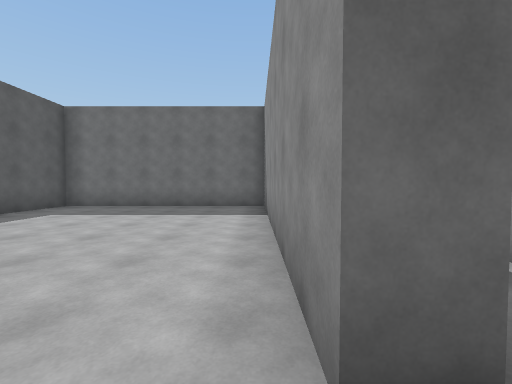
[1] (above)

24 first-person views from a walk through a 3-D level made in the Unity game engine. The camera is 1.4 m above the floor, tilts 2° down and sees 90° across. The floor is counted in squares, 2 m on a side. Each view is taken from the middle of a square. On the plan, view 1 faces up. The plan holds only what a view shows up to about 9 squares ahead; the rest is blank. The place goes on beyond the plan. The player is left out.

[2]
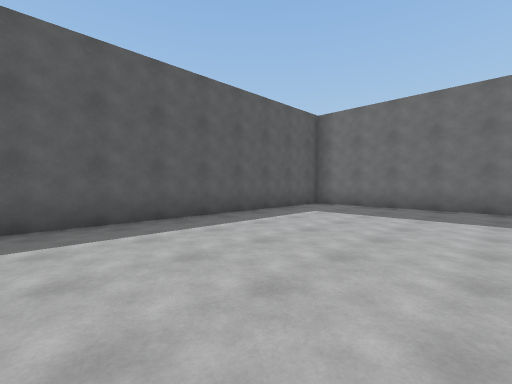

[3]
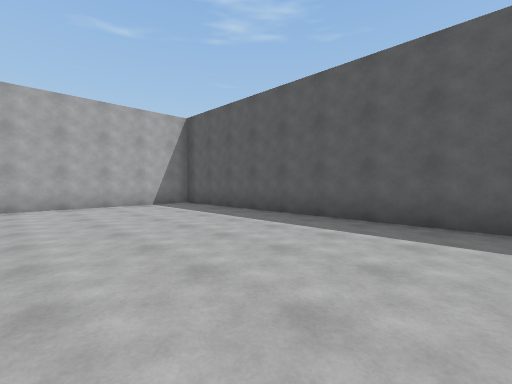

[4]
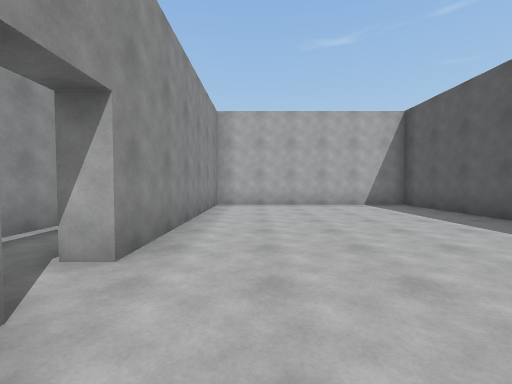

[5]
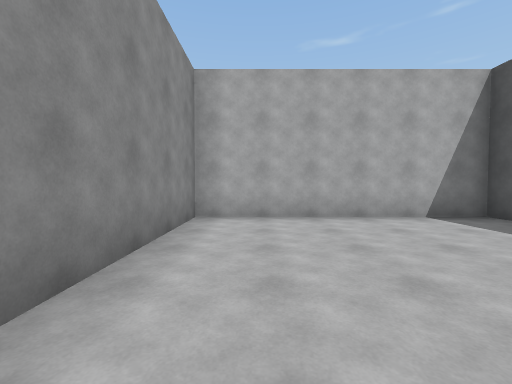

[6]
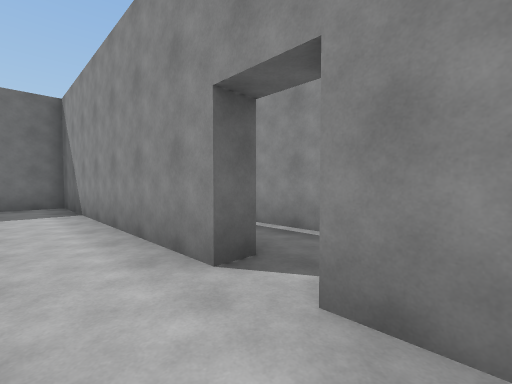

[7]
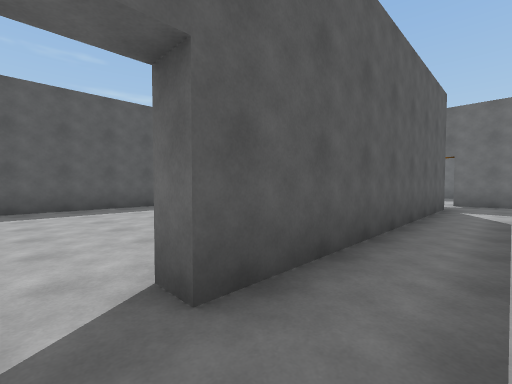

[8]
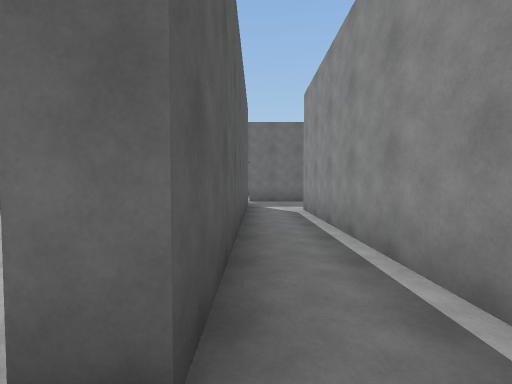

[9]
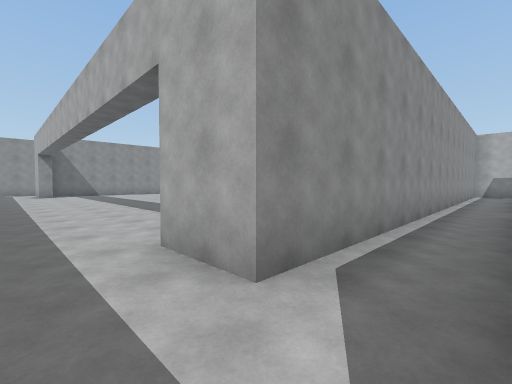

[10]
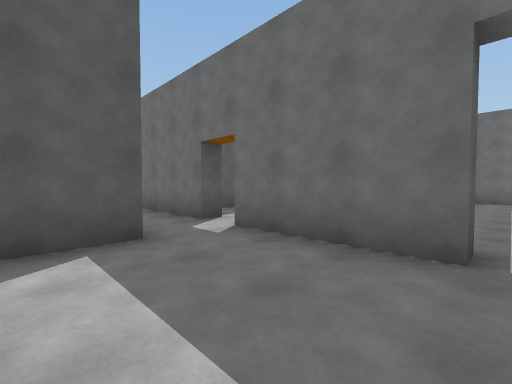

[11]
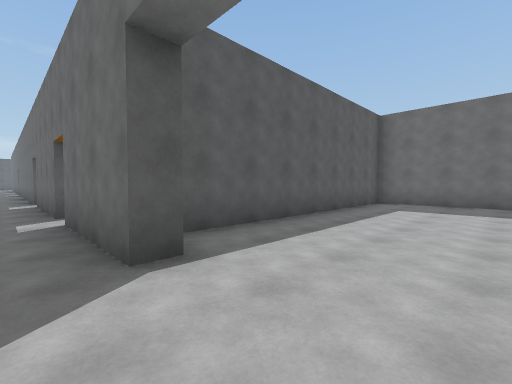

[12]
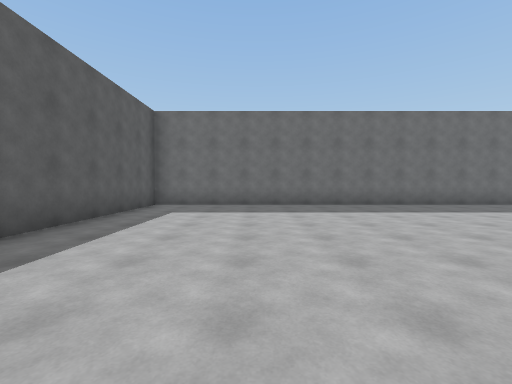

[13]
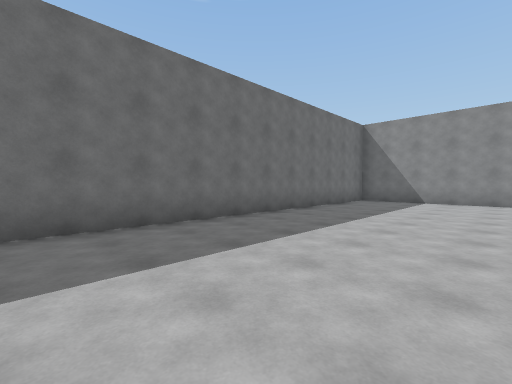

[14]
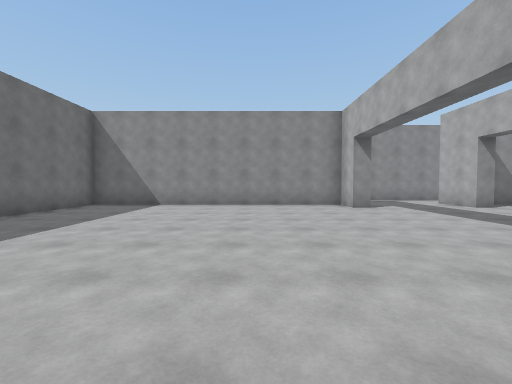

[15]
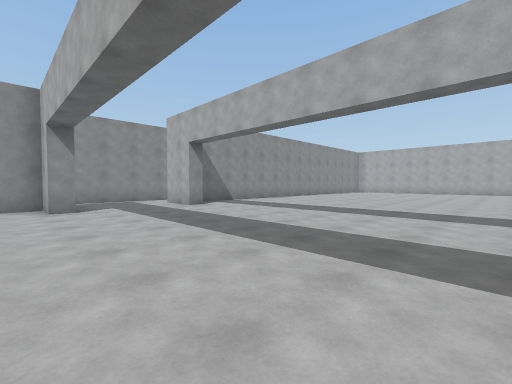

[16]
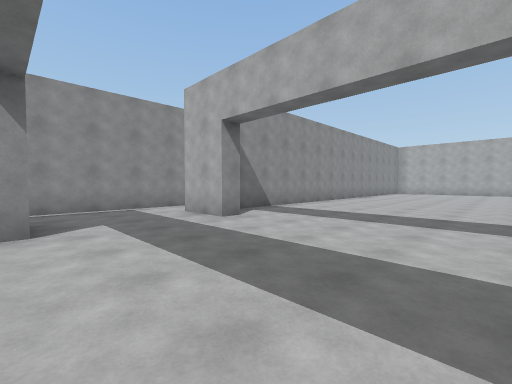

[17]
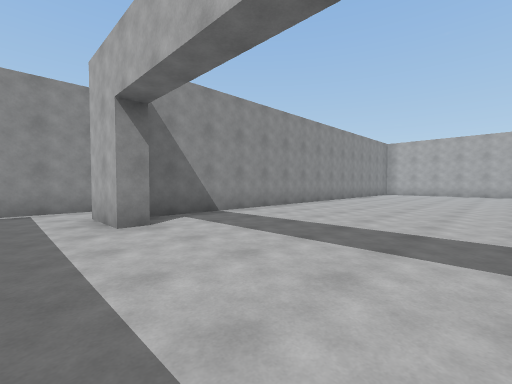

[18]
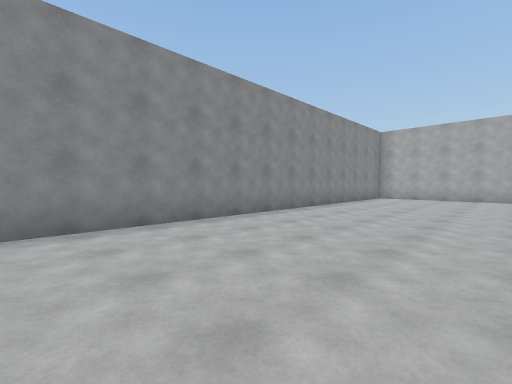

[19]
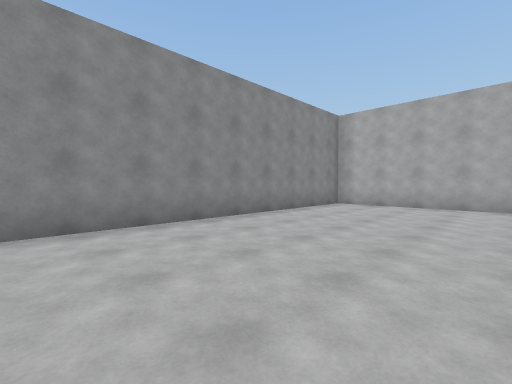

[20]
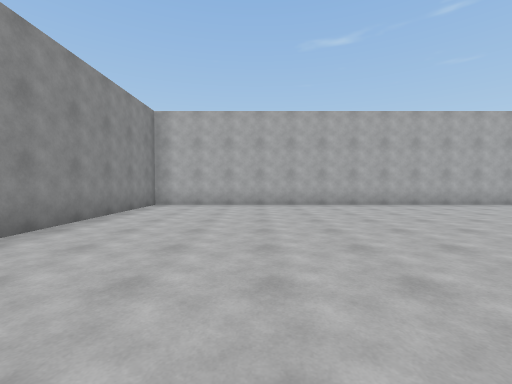

[21]
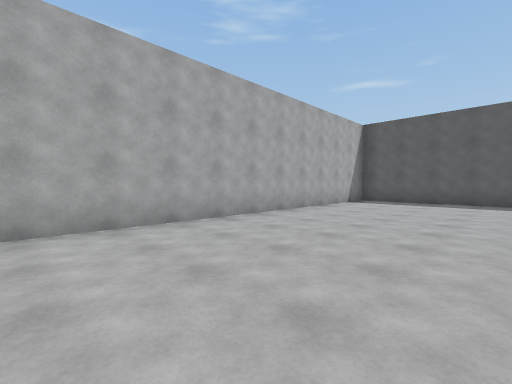

[22]
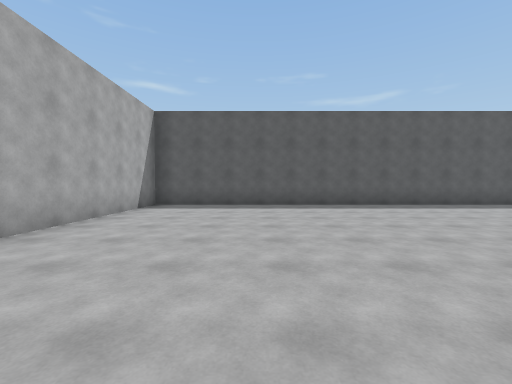

[23]
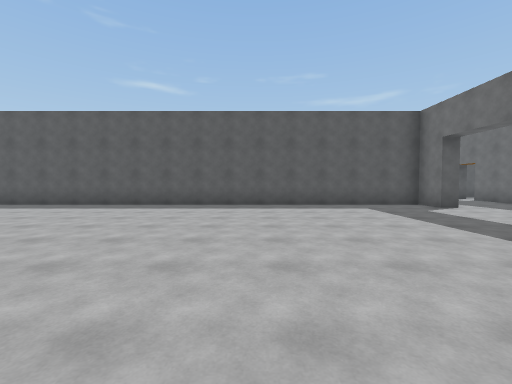

[24]
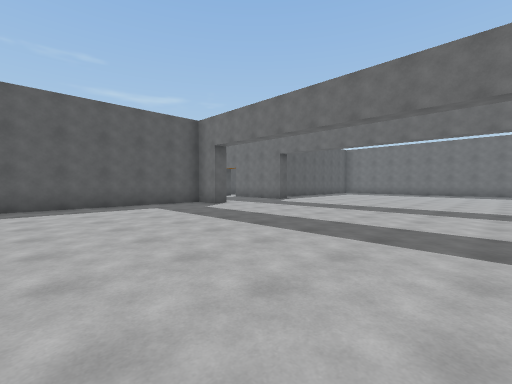

### Floor plan
Ten units are one square. View 1 is at (0, 0); x grows to the right and y downward. Boxes are objects, and circles mark ways between rooms. Rooms are numbered by the first view taken in them; rooms with no view inside come last. Other rooms are left out.
<svg viewBox="-62 -187 259 274">
<path fill="none" stroke="#000" d="M8 -7 3 -7 3 -78 -57 -78 -57 62 3 62 3 2M23 35 23 -67M3 2 8 2M8 -64 8 -7M162 -61 162 -67 178 -67M162 -96 162 -102 172 -102 172 -182 28 -182 28 -108M23 -67 38 -67 38 -63 28 -63 28 82 172 82 172 -59M38 -104 38 -98 8 -98M192 -59 192 -96M8 -84 8 -64"/>
<circle cx="10" cy="0" r="3" fill="#2a7"/>
<circle cx="20" cy="-60" r="3" fill="#2a7"/>
<text x="-30" y="0">1</text>
<text x="20" y="40">2</text>
<text x="100" y="-50">3</text>
</svg>
Room 1 opens to room 2. Room 2 opens to room 3.

Where each view was taken, in squares from view 1:
view 1: 0 up, 0 right, facing up
view 2: 0 up, 1 left, facing up-left
view 3: 2 up, 1 left, facing down-left
view 4: 2 up, 1 left, facing down
view 5: 1 down, 1 left, facing down
view 6: 1 down, 1 left, facing up-right
view 7: 0 up, 2 right, facing up-left
view 8: 0 up, 1 right, facing up
view 9: 8 up, 1 right, facing down-right
view 10: 7 up, 4 right, facing up-left
view 11: 9 up, 6 right, facing up-left
view 12: 10 up, 6 right, facing up
view 13: 14 up, 7 right, facing up-right
view 14: 13 up, 9 right, facing right
view 15: 11 up, 9 right, facing down-right
view 16: 10 up, 12 right, facing down-right
view 17: 8 up, 12 right, facing down-right
view 18: 4 up, 13 right, facing down-right
view 19: 0 up, 13 right, facing down-right
view 20: 0 up, 14 right, facing down
view 21: 4 down, 13 right, facing down-left
view 22: 5 down, 11 right, facing left
view 23: 1 up, 11 right, facing left
view 24: 1 up, 11 right, facing up-left
